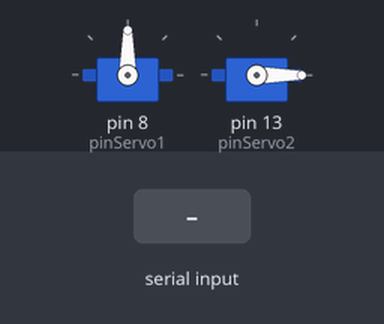
The sketch below on a simulated Arduino Uno, built with avr-gcc and run on an emulated ATmega328P. On the bench: 2 × servo. The inputs (shaded band) are chosen by the test bench.

Above: at 1.2 s.
1.3 s: byte 30 received over Serial
At 2.2 s:
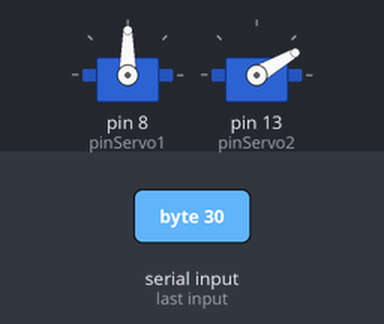
2.8 s: byte 90 received over Serial
At 3.3 s:
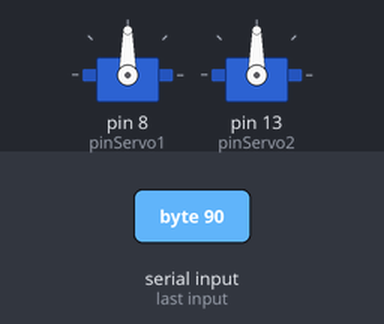
4.3 s: byte 120 received over Serial
At 5.6 s:
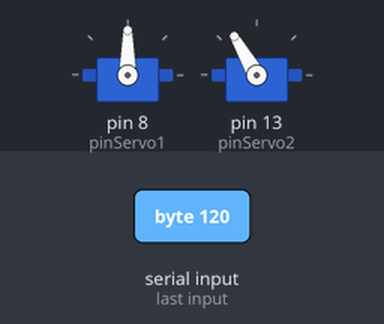
Timing chart, 0 to 7.3 s (numbered marks = the images above; inputs shaded):
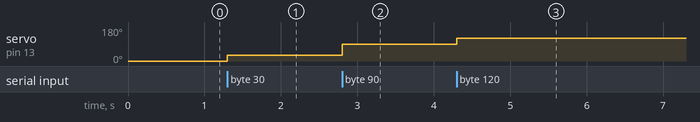

Measured:
- after the input at 1.3 s, servo on pin 13 (pinServo2): 0° → 30° at once
- after the input at 2.8 s, servo on pin 13 (pinServo2): 30° → 90° at once
- after the input at 4.3 s, servo on pin 13 (pinServo2): 90° → 120° at once

The sketch:

sketch_test_servo.ino
```cpp
#include <Servo.h> //on importe la bibliothèque Servo

#define INCR1 1
#define INCR2 2

Servo servo1, servo2;

// les consignes de position
int cons1 = 0;
int cons2 = 0;

// l'angle courant
int angle1=0;
int angle2 = 0;

int pinServo1=8; // variable pour stocker le pin pour la commande
int pinServo2=13; // variable pour stocker le pin pour la commande


Servo leServo1; // on définit un objet Servo nommé leServo
Servo leServo2; // on définit un objet Servo nommé leServo

void setup() {
  leServo1.attach(pinServo1); // on relie l'objet au pin de commande
  leServo2.attach(pinServo2); // on relie l'objet au pin de commande
  Serial.begin(9600);
}

int val = 0;

void loop() {

  if (Serial.available()) {
    val = Serial.read();
    val = int(val);
  }

  leServo2.write(val);
 // leServo2.write(val);

}
```
